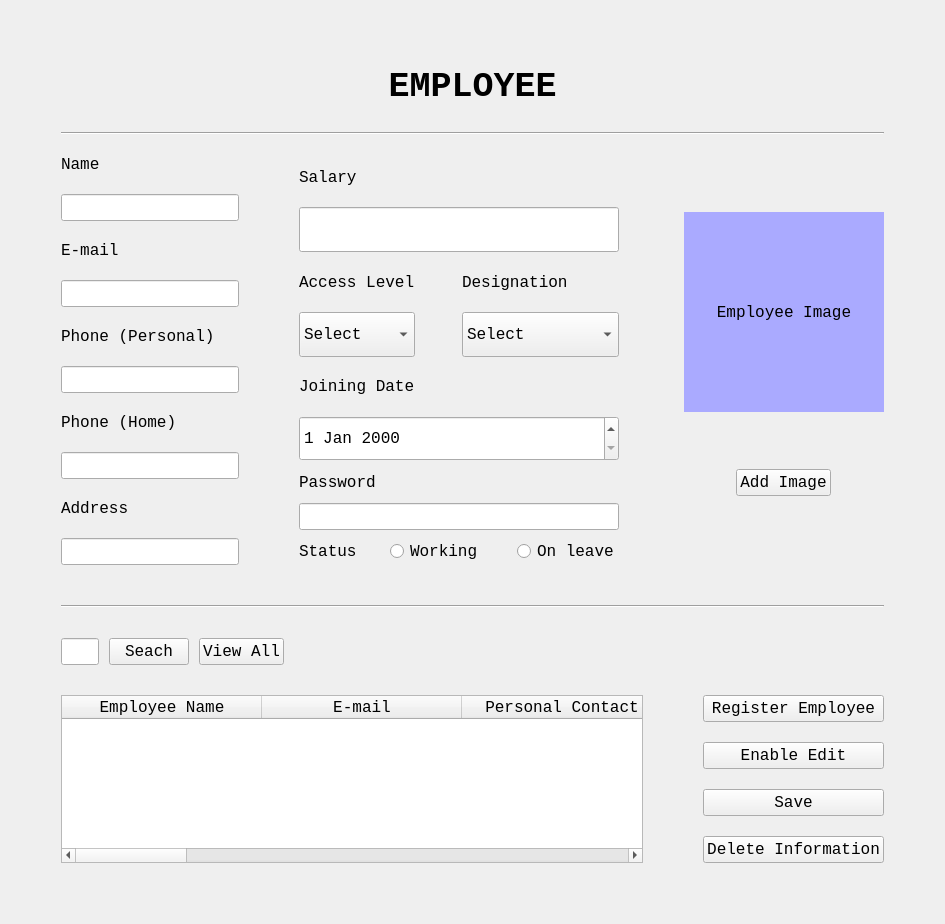
<?xml version="1.0" encoding="UTF-8"?>
<ui version="4.0">
 <class>Form</class>
 <widget class="QWidget" name="Form">
  <property name="geometry">
   <rect>
    <x>0</x>
    <y>0</y>
    <width>945</width>
    <height>750</height>
   </rect>
  </property>
  <property name="windowTitle">
   <string>Form</string>
  </property>
  <layout class="QVBoxLayout" name="verticalLayout_3">
   <item>
    <layout class="QVBoxLayout" name="verticalLayout_84" stretch="0,0,1,0,0,1">
     <property name="spacing">
      <number>20</number>
     </property>
     <property name="leftMargin">
      <number>50</number>
     </property>
     <property name="topMargin">
      <number>50</number>
     </property>
     <property name="rightMargin">
      <number>50</number>
     </property>
     <property name="bottomMargin">
      <number>50</number>
     </property>
     <item>
      <layout class="QVBoxLayout" name="verticalLayout">
       <property name="leftMargin">
        <number>5</number>
       </property>
       <property name="topMargin">
        <number>5</number>
       </property>
       <property name="rightMargin">
        <number>5</number>
       </property>
       <property name="bottomMargin">
        <number>5</number>
       </property>
       <item>
        <widget class="QLabel" name="label_employee_information_6">
         <property name="font">
          <font>
           <family>Courier New</family>
           <pointsize>26</pointsize>
           <weight>75</weight>
           <bold>true</bold>
          </font>
         </property>
         <property name="text">
          <string>EMPLOYEE</string>
         </property>
         <property name="alignment">
          <set>Qt::AlignCenter</set>
         </property>
        </widget>
       </item>
      </layout>
     </item>
     <item>
      <widget class="Line" name="line">
       <property name="orientation">
        <enum>Qt::Horizontal</enum>
       </property>
      </widget>
     </item>
     <item>
      <layout class="QHBoxLayout" name="horizontalLayout_31" stretch="20,2,20,5,1">
       <property name="bottomMargin">
        <number>20</number>
       </property>
       <item>
        <layout class="QVBoxLayout" name="verticalLayout_85">
         <item>
          <layout class="QVBoxLayout" name="verticalLayout_86">
           <property name="rightMargin">
            <number>0</number>
           </property>
           <item>
            <layout class="QVBoxLayout" name="verticalLayout_87">
             <property name="leftMargin">
              <number>0</number>
             </property>
             <property name="rightMargin">
              <number>0</number>
             </property>
             <item>
              <widget class="QLabel" name="lebel_name_6">
               <property name="sizePolicy">
                <sizepolicy hsizetype="Preferred" vsizetype="Expanding">
                 <horstretch>0</horstretch>
                 <verstretch>0</verstretch>
                </sizepolicy>
               </property>
               <property name="font">
                <font>
                 <family>Courier New</family>
                 <pointsize>12</pointsize>
                </font>
               </property>
               <property name="text">
                <string>Name</string>
               </property>
              </widget>
             </item>
             <item>
              <widget class="QLineEdit" name="line_name_6">
               <property name="sizePolicy">
                <sizepolicy hsizetype="Expanding" vsizetype="Expanding">
                 <horstretch>0</horstretch>
                 <verstretch>0</verstretch>
                </sizepolicy>
               </property>
               <property name="font">
                <font>
                 <pointsize>12</pointsize>
                </font>
               </property>
              </widget>
             </item>
            </layout>
           </item>
           <item>
            <layout class="QVBoxLayout" name="verticalLayout_88">
             <property name="leftMargin">
              <number>0</number>
             </property>
             <property name="rightMargin">
              <number>0</number>
             </property>
             <item>
              <widget class="QLabel" name="lebel_email_6">
               <property name="sizePolicy">
                <sizepolicy hsizetype="Preferred" vsizetype="Expanding">
                 <horstretch>0</horstretch>
                 <verstretch>0</verstretch>
                </sizepolicy>
               </property>
               <property name="font">
                <font>
                 <family>Courier New</family>
                 <pointsize>12</pointsize>
                </font>
               </property>
               <property name="text">
                <string>E-mail</string>
               </property>
              </widget>
             </item>
             <item>
              <widget class="QLineEdit" name="line_email_6">
               <property name="sizePolicy">
                <sizepolicy hsizetype="Expanding" vsizetype="Expanding">
                 <horstretch>0</horstretch>
                 <verstretch>0</verstretch>
                </sizepolicy>
               </property>
               <property name="font">
                <font>
                 <pointsize>12</pointsize>
                </font>
               </property>
              </widget>
             </item>
            </layout>
           </item>
           <item>
            <layout class="QVBoxLayout" name="verticalLayout_89">
             <property name="leftMargin">
              <number>0</number>
             </property>
             <property name="rightMargin">
              <number>0</number>
             </property>
             <item>
              <widget class="QLabel" name="lebel_personal_contact_6">
               <property name="sizePolicy">
                <sizepolicy hsizetype="Preferred" vsizetype="Expanding">
                 <horstretch>0</horstretch>
                 <verstretch>0</verstretch>
                </sizepolicy>
               </property>
               <property name="font">
                <font>
                 <family>Courier New</family>
                 <pointsize>12</pointsize>
                </font>
               </property>
               <property name="text">
                <string>Phone (Personal)</string>
               </property>
              </widget>
             </item>
             <item>
              <widget class="QLineEdit" name="line_personal_contact_6">
               <property name="sizePolicy">
                <sizepolicy hsizetype="Expanding" vsizetype="Expanding">
                 <horstretch>0</horstretch>
                 <verstretch>0</verstretch>
                </sizepolicy>
               </property>
               <property name="font">
                <font>
                 <pointsize>12</pointsize>
                </font>
               </property>
              </widget>
             </item>
            </layout>
           </item>
           <item>
            <layout class="QVBoxLayout" name="verticalLayout_90">
             <item>
              <widget class="QLabel" name="lebel_home_6">
               <property name="sizePolicy">
                <sizepolicy hsizetype="Preferred" vsizetype="Expanding">
                 <horstretch>0</horstretch>
                 <verstretch>0</verstretch>
                </sizepolicy>
               </property>
               <property name="font">
                <font>
                 <family>Courier New</family>
                 <pointsize>12</pointsize>
                </font>
               </property>
               <property name="text">
                <string>Phone (Home)</string>
               </property>
              </widget>
             </item>
             <item>
              <widget class="QLineEdit" name="line_home_6">
               <property name="sizePolicy">
                <sizepolicy hsizetype="Expanding" vsizetype="Expanding">
                 <horstretch>0</horstretch>
                 <verstretch>0</verstretch>
                </sizepolicy>
               </property>
               <property name="font">
                <font>
                 <pointsize>12</pointsize>
                </font>
               </property>
              </widget>
             </item>
            </layout>
           </item>
           <item>
            <layout class="QVBoxLayout" name="verticalLayout_91">
             <property name="leftMargin">
              <number>0</number>
             </property>
             <property name="rightMargin">
              <number>0</number>
             </property>
             <item>
              <widget class="QLabel" name="lebel_address_6">
               <property name="sizePolicy">
                <sizepolicy hsizetype="Preferred" vsizetype="Expanding">
                 <horstretch>0</horstretch>
                 <verstretch>0</verstretch>
                </sizepolicy>
               </property>
               <property name="font">
                <font>
                 <family>Courier New</family>
                 <pointsize>12</pointsize>
                </font>
               </property>
               <property name="text">
                <string>Address</string>
               </property>
              </widget>
             </item>
             <item>
              <widget class="QLineEdit" name="line_address_6">
               <property name="sizePolicy">
                <sizepolicy hsizetype="Expanding" vsizetype="Expanding">
                 <horstretch>0</horstretch>
                 <verstretch>0</verstretch>
                </sizepolicy>
               </property>
               <property name="font">
                <font>
                 <pointsize>12</pointsize>
                </font>
               </property>
              </widget>
             </item>
            </layout>
           </item>
          </layout>
         </item>
        </layout>
       </item>
       <item>
        <spacer name="horizontalSpacer_47">
         <property name="orientation">
          <enum>Qt::Horizontal</enum>
         </property>
         <property name="sizeType">
          <enum>QSizePolicy::Minimum</enum>
         </property>
         <property name="sizeHint" stdset="0">
          <size>
           <width>40</width>
           <height>20</height>
          </size>
         </property>
        </spacer>
       </item>
       <item>
        <layout class="QVBoxLayout" name="verticalLayout_92">
         <property name="spacing">
          <number>7</number>
         </property>
         <property name="leftMargin">
          <number>0</number>
         </property>
         <property name="rightMargin">
          <number>0</number>
         </property>
         <item>
          <layout class="QVBoxLayout" name="verticalLayout_93">
           <property name="leftMargin">
            <number>0</number>
           </property>
           <property name="rightMargin">
            <number>0</number>
           </property>
           <item>
            <widget class="QLabel" name="lebel_salary_6">
             <property name="sizePolicy">
              <sizepolicy hsizetype="Preferred" vsizetype="Expanding">
               <horstretch>0</horstretch>
               <verstretch>0</verstretch>
              </sizepolicy>
             </property>
             <property name="font">
              <font>
               <family>Courier New</family>
               <pointsize>12</pointsize>
              </font>
             </property>
             <property name="text">
              <string>Salary</string>
             </property>
            </widget>
           </item>
           <item>
            <widget class="QLineEdit" name="line_salary_6">
             <property name="sizePolicy">
              <sizepolicy hsizetype="Expanding" vsizetype="Expanding">
               <horstretch>0</horstretch>
               <verstretch>0</verstretch>
              </sizepolicy>
             </property>
             <property name="font">
              <font>
               <pointsize>12</pointsize>
              </font>
             </property>
            </widget>
           </item>
          </layout>
         </item>
         <item>
          <layout class="QHBoxLayout" name="horizontalLayout_32" stretch="40,0,40">
           <item>
            <layout class="QVBoxLayout" name="verticalLayout_94">
             <item>
              <widget class="QLabel" name="lebel_access_level_6">
               <property name="sizePolicy">
                <sizepolicy hsizetype="Preferred" vsizetype="Expanding">
                 <horstretch>0</horstretch>
                 <verstretch>0</verstretch>
                </sizepolicy>
               </property>
               <property name="font">
                <font>
                 <family>Courier New</family>
                 <pointsize>12</pointsize>
                </font>
               </property>
               <property name="text">
                <string>Access Level</string>
               </property>
              </widget>
             </item>
             <item>
              <widget class="QComboBox" name="combobox_access_level_6">
               <property name="sizePolicy">
                <sizepolicy hsizetype="Preferred" vsizetype="Expanding">
                 <horstretch>0</horstretch>
                 <verstretch>0</verstretch>
                </sizepolicy>
               </property>
               <property name="font">
                <font>
                 <family>Courier New</family>
                 <pointsize>12</pointsize>
                </font>
               </property>
               <item>
                <property name="text">
                 <string>Select</string>
                </property>
               </item>
               <item>
                <property name="text">
                 <string>1</string>
                </property>
               </item>
               <item>
                <property name="text">
                 <string>2</string>
                </property>
               </item>
               <item>
                <property name="text">
                 <string>3</string>
                </property>
               </item>
               <item>
                <property name="text">
                 <string>4</string>
                </property>
               </item>
              </widget>
             </item>
            </layout>
           </item>
           <item>
            <spacer name="horizontalSpacer_48">
             <property name="orientation">
              <enum>Qt::Horizontal</enum>
             </property>
             <property name="sizeType">
              <enum>QSizePolicy::Minimum</enum>
             </property>
             <property name="sizeHint" stdset="0">
              <size>
               <width>40</width>
               <height>20</height>
              </size>
             </property>
            </spacer>
           </item>
           <item>
            <layout class="QVBoxLayout" name="verticalLayout_95">
             <item>
              <widget class="QLabel" name="lebel_designation_6">
               <property name="sizePolicy">
                <sizepolicy hsizetype="Preferred" vsizetype="Expanding">
                 <horstretch>0</horstretch>
                 <verstretch>0</verstretch>
                </sizepolicy>
               </property>
               <property name="font">
                <font>
                 <family>Courier New</family>
                 <pointsize>12</pointsize>
                </font>
               </property>
               <property name="text">
                <string>Designation</string>
               </property>
              </widget>
             </item>
             <item>
              <widget class="QComboBox" name="comboBox_designation_6">
               <property name="sizePolicy">
                <sizepolicy hsizetype="Preferred" vsizetype="Expanding">
                 <horstretch>0</horstretch>
                 <verstretch>0</verstretch>
                </sizepolicy>
               </property>
               <property name="font">
                <font>
                 <family>Courier New</family>
                 <pointsize>12</pointsize>
                </font>
               </property>
               <item>
                <property name="text">
                 <string>Select</string>
                </property>
               </item>
               <item>
                <property name="text">
                 <string>General</string>
                </property>
               </item>
               <item>
                <property name="text">
                 <string>Receiptionist</string>
                </property>
               </item>
               <item>
                <property name="text">
                 <string>Accountant</string>
                </property>
               </item>
               <item>
                <property name="text">
                 <string>Manager</string>
                </property>
               </item>
               <item>
                <property name="text">
                 <string>Vet</string>
                </property>
               </item>
              </widget>
             </item>
            </layout>
           </item>
          </layout>
         </item>
         <item>
          <layout class="QVBoxLayout" name="verticalLayout_96">
           <item>
            <widget class="QLabel" name="label_joining_date_6">
             <property name="sizePolicy">
              <sizepolicy hsizetype="Preferred" vsizetype="Expanding">
               <horstretch>0</horstretch>
               <verstretch>0</verstretch>
              </sizepolicy>
             </property>
             <property name="font">
              <font>
               <family>Courier New</family>
               <pointsize>12</pointsize>
              </font>
             </property>
             <property name="text">
              <string>Joining Date</string>
             </property>
            </widget>
           </item>
           <item>
            <widget class="QDateEdit" name="dateEdit_joining_date_6">
             <property name="sizePolicy">
              <sizepolicy hsizetype="Minimum" vsizetype="Expanding">
               <horstretch>0</horstretch>
               <verstretch>0</verstretch>
              </sizepolicy>
             </property>
             <property name="font">
              <font>
               <family>Courier New</family>
               <pointsize>12</pointsize>
              </font>
             </property>
            </widget>
           </item>
          </layout>
         </item>
         <item>
          <layout class="QVBoxLayout" name="verticalLayout_97">
           <item>
            <widget class="QLabel" name="label_password_6">
             <property name="sizePolicy">
              <sizepolicy hsizetype="Preferred" vsizetype="Expanding">
               <horstretch>0</horstretch>
               <verstretch>0</verstretch>
              </sizepolicy>
             </property>
             <property name="font">
              <font>
               <family>Courier New</family>
               <pointsize>12</pointsize>
              </font>
             </property>
             <property name="text">
              <string>Password</string>
             </property>
            </widget>
           </item>
           <item>
            <widget class="QLineEdit" name="line_password_6">
             <property name="sizePolicy">
              <sizepolicy hsizetype="Expanding" vsizetype="Expanding">
               <horstretch>0</horstretch>
               <verstretch>0</verstretch>
              </sizepolicy>
             </property>
            </widget>
           </item>
           <item>
            <layout class="QHBoxLayout" name="horizontalLayout_33">
             <item>
              <widget class="QLabel" name="label_status_6">
               <property name="sizePolicy">
                <sizepolicy hsizetype="Preferred" vsizetype="Expanding">
                 <horstretch>0</horstretch>
                 <verstretch>0</verstretch>
                </sizepolicy>
               </property>
               <property name="font">
                <font>
                 <family>Courier New</family>
                 <pointsize>12</pointsize>
                </font>
               </property>
               <property name="text">
                <string>Status</string>
               </property>
              </widget>
             </item>
             <item>
              <layout class="QHBoxLayout" name="horizontalLayout_34">
               <item>
                <spacer name="horizontalSpacer_2">
                 <property name="orientation">
                  <enum>Qt::Horizontal</enum>
                 </property>
                 <property name="sizeHint" stdset="0">
                  <size>
                   <width>40</width>
                   <height>20</height>
                  </size>
                 </property>
                </spacer>
               </item>
               <item>
                <widget class="QRadioButton" name="radioButton_11">
                 <property name="sizePolicy">
                  <sizepolicy hsizetype="Minimum" vsizetype="Expanding">
                   <horstretch>0</horstretch>
                   <verstretch>0</verstretch>
                  </sizepolicy>
                 </property>
                 <property name="font">
                  <font>
                   <family>Courier New</family>
                   <pointsize>12</pointsize>
                  </font>
                 </property>
                 <property name="text">
                  <string>Working</string>
                 </property>
                </widget>
               </item>
               <item>
                <spacer name="horizontalSpacer">
                 <property name="orientation">
                  <enum>Qt::Horizontal</enum>
                 </property>
                 <property name="sizeHint" stdset="0">
                  <size>
                   <width>40</width>
                   <height>20</height>
                  </size>
                 </property>
                </spacer>
               </item>
               <item>
                <widget class="QRadioButton" name="radioButton_12">
                 <property name="sizePolicy">
                  <sizepolicy hsizetype="Minimum" vsizetype="Expanding">
                   <horstretch>0</horstretch>
                   <verstretch>0</verstretch>
                  </sizepolicy>
                 </property>
                 <property name="font">
                  <font>
                   <family>Courier New</family>
                   <pointsize>12</pointsize>
                  </font>
                 </property>
                 <property name="text">
                  <string>On leave</string>
                 </property>
                </widget>
               </item>
              </layout>
             </item>
            </layout>
           </item>
          </layout>
         </item>
        </layout>
       </item>
       <item>
        <spacer name="horizontalSpacer_3">
         <property name="orientation">
          <enum>Qt::Horizontal</enum>
         </property>
         <property name="sizeHint" stdset="0">
          <size>
           <width>40</width>
           <height>20</height>
          </size>
         </property>
        </spacer>
       </item>
       <item>
        <layout class="QVBoxLayout" name="verticalLayout_2">
         <property name="spacing">
          <number>0</number>
         </property>
         <item>
          <widget class="QLabel" name="label">
           <property name="minimumSize">
            <size>
             <width>200</width>
             <height>200</height>
            </size>
           </property>
           <property name="maximumSize">
            <size>
             <width>200</width>
             <height>200</height>
            </size>
           </property>
           <property name="font">
            <font>
             <family>Courier New</family>
             <pointsize>12</pointsize>
            </font>
           </property>
           <property name="styleSheet">
            <string notr="true">background-color: rgb(170, 170, 255);</string>
           </property>
           <property name="text">
            <string>Employee Image</string>
           </property>
           <property name="alignment">
            <set>Qt::AlignCenter</set>
           </property>
          </widget>
         </item>
         <item>
          <layout class="QHBoxLayout" name="horizontalLayout">
           <property name="spacing">
            <number>6</number>
           </property>
           <property name="bottomMargin">
            <number>10</number>
           </property>
           <item>
            <widget class="QPushButton" name="pushButton">
             <property name="sizePolicy">
              <sizepolicy hsizetype="Fixed" vsizetype="Fixed">
               <horstretch>0</horstretch>
               <verstretch>0</verstretch>
              </sizepolicy>
             </property>
             <property name="font">
              <font>
               <family>Courier New</family>
               <pointsize>12</pointsize>
              </font>
             </property>
             <property name="cursor">
              <cursorShape>PointingHandCursor</cursorShape>
             </property>
             <property name="text">
              <string>Add Image</string>
             </property>
            </widget>
           </item>
          </layout>
         </item>
        </layout>
       </item>
      </layout>
     </item>
     <item>
      <widget class="Line" name="line_2">
       <property name="orientation">
        <enum>Qt::Horizontal</enum>
       </property>
      </widget>
     </item>
     <item>
      <layout class="QHBoxLayout" name="horizontalLayout_35" stretch="20,0,0">
       <property name="spacing">
        <number>10</number>
       </property>
       <property name="topMargin">
        <number>10</number>
       </property>
       <property name="rightMargin">
        <number>600</number>
       </property>
       <property name="bottomMargin">
        <number>10</number>
       </property>
       <item>
        <widget class="QLineEdit" name="line_search_6">
         <property name="sizePolicy">
          <sizepolicy hsizetype="Expanding" vsizetype="Fixed">
           <horstretch>0</horstretch>
           <verstretch>0</verstretch>
          </sizepolicy>
         </property>
         <property name="font">
          <font>
           <family>Courier New</family>
           <pointsize>12</pointsize>
          </font>
         </property>
        </widget>
       </item>
       <item>
        <widget class="QPushButton" name="button_search_6">
         <property name="font">
          <font>
           <family>Courier New</family>
           <pointsize>12</pointsize>
          </font>
         </property>
         <property name="cursor">
          <cursorShape>PointingHandCursor</cursorShape>
         </property>
         <property name="text">
          <string>Seach</string>
         </property>
        </widget>
       </item>
       <item>
        <widget class="QPushButton" name="pushButton_2">
         <property name="font">
          <font>
           <family>Courier New</family>
           <pointsize>12</pointsize>
          </font>
         </property>
         <property name="cursor">
          <cursorShape>PointingHandCursor</cursorShape>
         </property>
         <property name="text">
          <string>View All</string>
         </property>
        </widget>
       </item>
      </layout>
     </item>
     <item>
      <layout class="QHBoxLayout" name="horizontalLayout_36" stretch="30,0,0">
       <item>
        <layout class="QVBoxLayout" name="verticalLayout_98">
         <item>
          <widget class="QTableWidget" name="table_employee_6">
           <property name="font">
            <font>
             <family>Courier New</family>
             <pointsize>12</pointsize>
            </font>
           </property>
           <attribute name="horizontalHeaderDefaultSectionSize">
            <number>200</number>
           </attribute>
           <column>
            <property name="text">
             <string>Employee Name</string>
            </property>
           </column>
           <column>
            <property name="text">
             <string>E-mail</string>
            </property>
           </column>
           <column>
            <property name="text">
             <string>Personal Contact</string>
            </property>
           </column>
           <column>
            <property name="text">
             <string>Home</string>
            </property>
           </column>
           <column>
            <property name="text">
             <string>Address</string>
            </property>
           </column>
           <column>
            <property name="text">
             <string>Designation</string>
            </property>
           </column>
           <column>
            <property name="text">
             <string>Access Level</string>
            </property>
           </column>
           <column>
            <property name="text">
             <string>Salary</string>
            </property>
           </column>
           <column>
            <property name="text">
             <string>Status</string>
            </property>
           </column>
           <column>
            <property name="text">
             <string>Joining Date</string>
            </property>
           </column>
          </widget>
         </item>
        </layout>
       </item>
       <item>
        <spacer name="horizontalSpacer_53">
         <property name="orientation">
          <enum>Qt::Horizontal</enum>
         </property>
         <property name="sizeHint" stdset="0">
          <size>
           <width>40</width>
           <height>20</height>
          </size>
         </property>
        </spacer>
       </item>
       <item>
        <layout class="QVBoxLayout" name="verticalLayout_99">
         <item>
          <widget class="QPushButton" name="button_register_employee_6">
           <property name="font">
            <font>
             <family>Courier New</family>
             <pointsize>12</pointsize>
            </font>
           </property>
           <property name="cursor">
            <cursorShape>PointingHandCursor</cursorShape>
           </property>
           <property name="text">
            <string>Register Employee</string>
           </property>
          </widget>
         </item>
         <item>
          <widget class="QPushButton" name="pushButton_3">
           <property name="sizePolicy">
            <sizepolicy hsizetype="Expanding" vsizetype="Fixed">
             <horstretch>0</horstretch>
             <verstretch>0</verstretch>
            </sizepolicy>
           </property>
           <property name="font">
            <font>
             <family>Courier New</family>
             <pointsize>12</pointsize>
            </font>
           </property>
           <property name="cursor">
            <cursorShape>PointingHandCursor</cursorShape>
           </property>
           <property name="text">
            <string>Enable Edit</string>
           </property>
          </widget>
         </item>
         <item>
          <widget class="QPushButton" name="button_edit_information_6">
           <property name="font">
            <font>
             <family>Courier New</family>
             <pointsize>12</pointsize>
            </font>
           </property>
           <property name="cursor">
            <cursorShape>PointingHandCursor</cursorShape>
           </property>
           <property name="text">
            <string>Save</string>
           </property>
          </widget>
         </item>
         <item>
          <widget class="QPushButton" name="button_delete_information_6">
           <property name="font">
            <font>
             <family>Courier New</family>
             <pointsize>12</pointsize>
            </font>
           </property>
           <property name="cursor">
            <cursorShape>PointingHandCursor</cursorShape>
           </property>
           <property name="text">
            <string>Delete Information</string>
           </property>
          </widget>
         </item>
        </layout>
       </item>
      </layout>
     </item>
    </layout>
   </item>
  </layout>
 </widget>
 <resources/>
 <connections/>
</ui>
